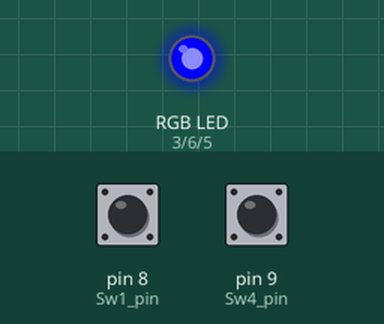
Recording of a sketch running on a simulated Arduino Uno, built with avr-gcc and run on an emulated ATmega328P. On the bench: an RGB LED mixed from three pins (HIGH = lit). The test bench sets the inputs (shaded band); at power-on: pin 8 (Sw1_pin) HIGH, pin 9 (Sw4_pin) HIGH.

Above: at 1.2 s.
1.3 s: pin 8 (Sw1_pin) pulled LOW for 1 s
At 2.3 s:
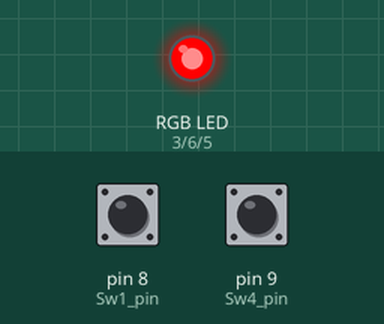
4.5 s: pin 9 (Sw4_pin) pulled LOW for 1 s
At 5.8 s:
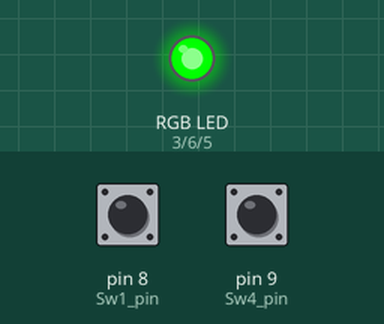
7.5 s: pin 9 (Sw4_pin) pulled LOW for 3.2 s
At 11.6 s:
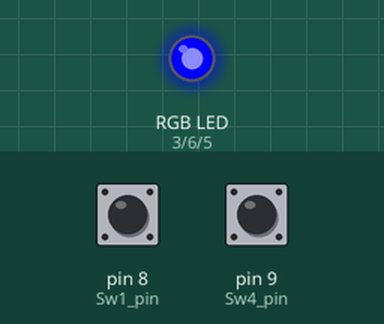
12.5 s: pin 8 (Sw1_pin) pulled LOW for 3.2 s
At 14.3 s:
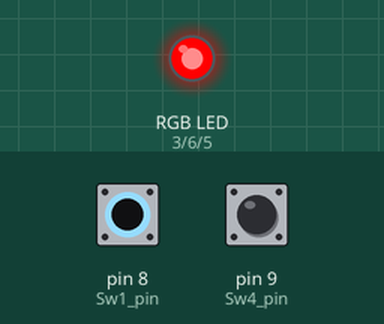
17.5 s: pin 8 (Sw1_pin) driven LOW and pin 9 (Sw4_pin) driven LOW
At 19.3 s:
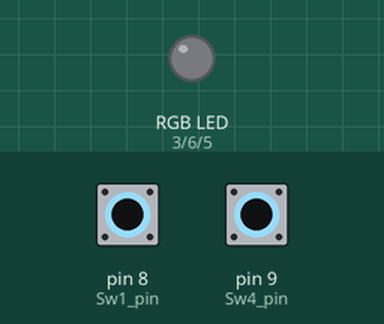
Timing chart, 0 to 20.5 s (numbered marks = the images above; inputs shaded):
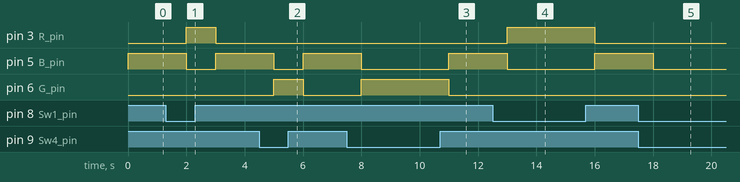

The sketch:

1.ino
```cpp
/* Switches and RGB LED

Συνδεσμολογία κυκλώματος:
PIN_3 => Αντίσταση 220Ω =>  Κόκκινο pin από το RGB LED
PIN_5 => Αντίσταση 220Ω =>  Μπλε pin από το RGB LED
PIN_6 => Αντίσταση 220Ω =>  Πράσινο pin από το RGB LED
PIN_8 => Pull down Αντίσταση (220Ω) => switch_1 (Vcc)
PIN_9 => Pull down Αντίσταση (220Ω) => switch_4 (Vcc)
*/

#define R_pin 3         //ονομάζουμε “R_pin” το PIN_3
#define G_pin 6         //ονομάζουμε “G_pin” το PIN_6
#define B_pin 5          //ονομάζουμε “B_pin” το PIN_5
#define Sw1_pin 8     //ονομάζουμε “Sw1_pin” το PIN_8
#define Sw4_pin 9     //ονομάζουμε “Sw4_pin” το PIN_9

//Η συνάρτηση setup() εμπεριέχει αρχικοποιήσεις
//Εκτελείται μόνο μία φορά κατά την τροφοδοσία του Arduino Uno
 void setup()
{
  //Ρυθμίζεται το pin 3, pin 5, pin 6 ως output (έξοδος)
  //Ρυθμίζεται το pin 8, pin 9 ως input (είσοδος)
  pinMode(R_pin, OUTPUT);
  pinMode(G_pin, OUTPUT);
  pinMode(B_pin, OUTPUT);
  pinMode(Sw1_pin, INPUT);
  pinMode(Sw4_pin, INPUT);
}

//Αυτή η συνάρτηση εκτελείται διαρκώς
void loop() {
  if(digitalRead(Sw1_pin)==0 && digitalRead(Sw4_pin)==0){
      //RGB LED = OFF
      analogWrite(R_pin, 0);     // 0% PWM στο pin 3
      analogWrite(G_pin, 0);     // 0% PWM στο pin 6
      analogWrite(B_pin, 0);     // 0% PWM στο pin 5
      delay(1000);                       // Αναμονή για 1 δευτερόλεπτο
  }
  else if(digitalRead(Sw1_pin)==0 && digitalRead(Sw4_pin)==1){
      //κόκκινο χρώμα RGB = > R=255, G=0, B=0
      analogWrite(R_pin, 255); // 100% PWM στο pin 3
      analogWrite(G_pin, 0);  // 0% PWM στο pin 6
      analogWrite(B_pin, 0);     // 0% PWM στο pin 5
      delay(1000);                       // Αναμονή για 1 δευτερόλεπτο
  }
  else if(digitalRead(Sw1_pin)==1 && digitalRead(Sw4_pin)==0){
      //πράσινο χρώμα RGB = > R=0, G=255, B=0
      analogWrite(R_pin, 0);     // 0% PWM στο pin 3
      analogWrite(G_pin, 255);                          // 100% PWM στο pin 6
      analogWrite(B_pin, 0);     // 0% PWM στο pin 5
      delay(1000);                       // Αναμονή για 1 δευτερόλεπτο
  }
  else{ //if(digitalRead(Sw1_pin)==1 && digitalRead(Sw4_pin)==1)
      //μπλε χρώμα = > RGB=0,0,255
      analogWrite(R_pin, 0);     // 0% PWM στο pin 3
      analogWrite(G_pin, 0);     // 0% PWM στο pin 6
      analogWrite(B_pin, 255); // 100% PWM στο pin 5
      delay(1000);                       // Αναμονή για 1 δευτερόλεπτο
  }
}
```

Measured:
- after the input at 1.3 s, pin 3 (R_pin): LOW → HIGH after 0.70 s, → LOW 1.0 s later; pin 5 (B_pin): HIGH → LOW after 0.70 s, → HIGH 1.0 s later
- after the input at 4.5 s, pin 5 (B_pin): HIGH → LOW after 0.50 s, → HIGH 1.0 s later; pin 6 (G_pin): LOW → HIGH after 0.50 s, → LOW 1.0 s later
- after the input at 7.5 s, pin 5 (B_pin): HIGH → LOW after 0.50 s, → HIGH 3.0 s later; pin 6 (G_pin): LOW → HIGH after 0.50 s, → LOW 3.0 s later
- after the input at 12.5 s, pin 3 (R_pin): LOW → HIGH after 0.50 s, → LOW 3.0 s later; pin 5 (B_pin): HIGH → LOW after 0.50 s, → HIGH 3.0 s later
- after the input at 17.5 s, pin 5 (B_pin): HIGH → LOW after 0.50 s
